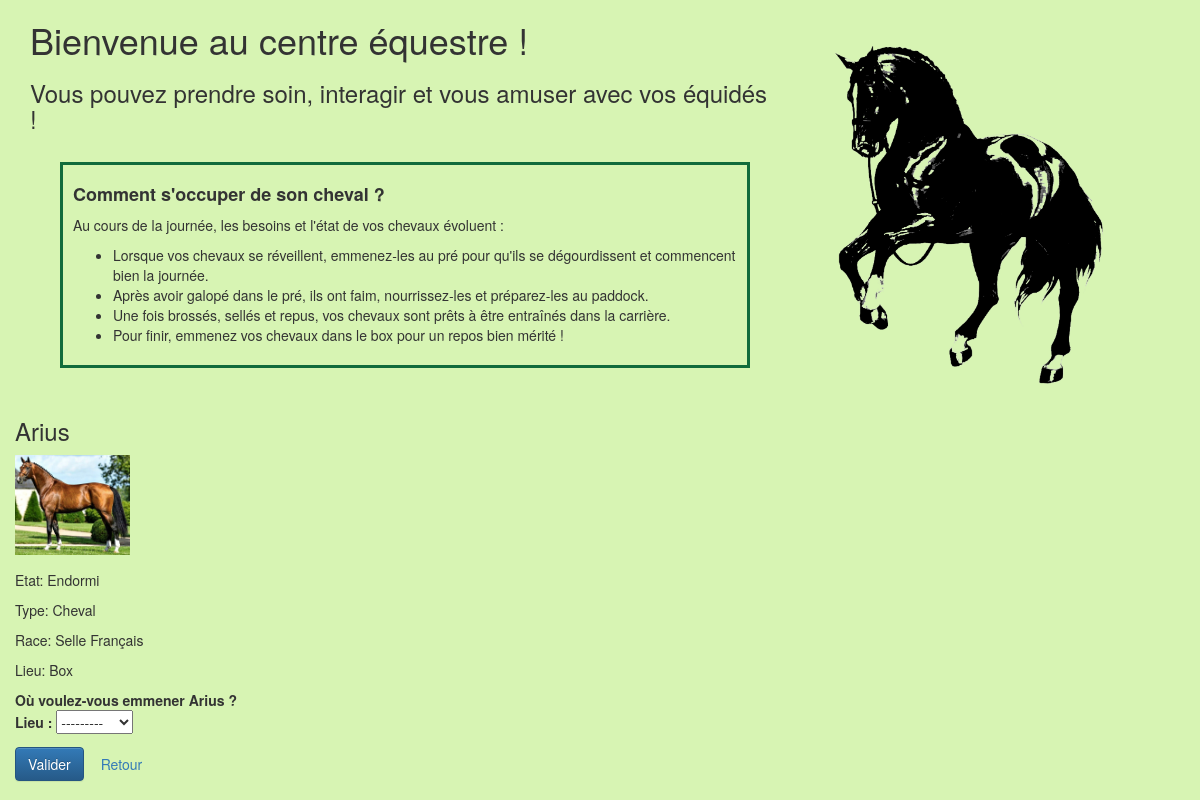
The app's page /character/Arius/ with its own data.
### blog/models.py (models this page shows, shortened)
class Character(models.Model):
    id_character = models.CharField(max_length=100, primary_key=True)
    etat = models.CharField(max_length=20)
    type = models.CharField(max_length=20)
    race = models.CharField(max_length=20)
    photo = models.CharField(max_length=200)
    lieu = models.ForeignKey(Equipement, on_delete=models.CASCADE)

class Equipement(models.Model):
    id_equip = models.CharField(max_length=100, primary_key=True)
    disponibilite = models.CharField(max_length=20)
    photo = models.CharField(max_length=200)
    description = models.TextField(default='Description par défaut')
    def __str__(self):
        return self.id_equip

### blog/views.py (the view)
# urls.py: path('character/<str:id_character>/', views.post_detail, name='post_detail'),
def post_detail(request, id_character):
    character = get_object_or_404(Character, id_character=id_character)
    lieu = character.lieu
    form=MoveForm()
    if request.method == "POST":
        ancien_lieu = get_object_or_404(Equipement, id_equip=character.lieu.id_equip)
        form = MoveForm(request.POST, instance=character)
        if form.is_valid():
            form.save(commit=False)
            nouveau_lieu = get_object_or_404(Equipement, id_equip=character.lieu.id_equip)
            if nouveau_lieu.disponibilite=="Libre" and nouveau_lieu.id_equip=="Paddock" and character.etat=='Affamé':
                character.etat="Repus"
                character.save()
                nouveau_lieu.disponibilite="Occupé"
                nouveau_lieu.save()
                messages.add_message(request, messages.SUCCESS, 'Votre cheval a bien été emmenené au paddock !')
            elif nouveau_lieu.disponibilite=="Libre" and nouveau_lieu.id_equip=="Carrière" and character.etat=='Repus':
                ancien_lieu.disponibilite="Libre"
                ancien_lieu.save()
                character.etat="Fatigué"
                character.save()
                nouveau_lieu.disponibilite = "Occupé"
                nouveau_lieu.save()
                messages.add_message(request, messages.SUCCESS, 'Votre cheval est entraîné dans la carrière !')
            elif nouveau_lieu.disponibilite=="Libre" and nouveau_lieu.id_equip=="Box" and character.etat=='Fatigué':
                ancien_lieu.disponibilite="Libre"
                ancien_lieu.save()
                character.etat="Endormi"
                character.save()
                nouveau_lieu.disponibilite = "Occupé"
                nouveau_lieu.save()
                messages.add_message(request, messages.SUCCESS, 'Votre cheval est bien dans son box !')
            elif nouveau_lieu.disponibilite=="Libre" and nouveau_lieu.id_equip=="Pré" and character.etat=='Endormi':
                ancien_lieu.disponibilite="Libre"
                ancien_lieu.save()
                character.etat="Affamé"
                character.save()
                nouveau_lieu.disponibilite = "Libre"
                nouveau_lieu.save()
                messages.add_message(request, messages.SUCCESS, 'Votre cheval a bien été emmenené au pré !')
            elif nouveau_lieu==ancien_lieu:
                messages.add_message(request, messages.WARNING, 'Votre cheval est déjà à cet endroit.')
            else :
                print('message')
                messages.add_message(request, messages.ERROR, 'Désolé, vous ne pouvez pas emmenez ce cheval à cet endroit.')
        return redirect('post_detail', id_character=id_character)
    else:
        form = MoveForm()
        return render(request,
                  'blog/post_detail.html',
                  {'character': character, 'lieu': lieu, 'form': form})

### blog/forms.py
class MoveForm(forms.ModelForm):
    class Meta:
        model = Character
        fields = ('lieu',)

### blog/templates/blog/post_detail.html (shortened to what this page needs)
{% extends 'blog/base.html' %}
{% load static %}
{% block content %}
<div class="cards_ani">
    <article class="card">
        <header>
            <h3> {{ character.id_character }} </h3>
        </header>
        <img src='../../{{character.photo}}' style="max-width: 120px; max-height: 100px; margin-bottom: 15px;" alt="Pas d'image"/>
        <p>Etat: {{ character.etat }}</p>
        <p>Type: {{character.type}} </p>
        <p>Race: {{character.race}} </p>
        <p>Lieu: {{ character.lieu }}</p>
    </article>
</div>
<form method="POST" class="post-form"> {% csrf_token %}
    <b> Où voulez-vous emmener {{ character.id_character }} ? </b>
    {{ form.as_p }}
    <button type="submit" class="btn btn-primary">Valider</button>
    <a href="{% url 'post_list' %}" class="btn btn-secondary" role="button">Retour</a>
</form>
</div>
{% endblock %}

### blog/static/css/blog.css (style rules this page uses)
body { background-color: rgb(215, 244, 179); }

### records on screen
Character: id_character "Arius", photo (picture), etat "Endormi", type "Cheval", race "Selle Français", lieu "Box"
